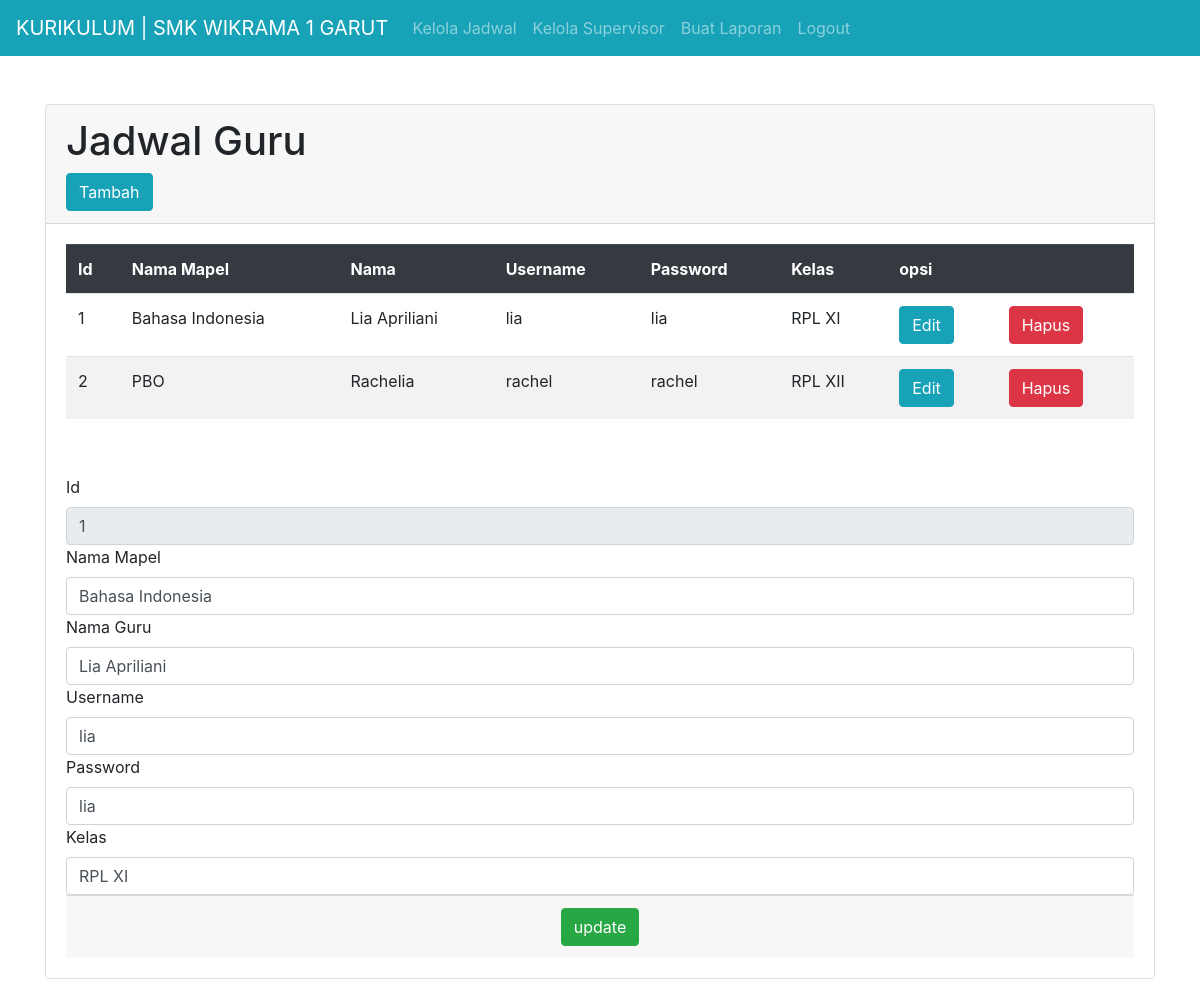
/kurikulum/jadwal.php?edit=1 (signed in), run on the app's committed database.
### tables this page shows
CREATE TABLE `jadwal` (
  `id` int(11) NOT NULL,
  `nama_mapel` varchar(60) NOT NULL,
  `nama` varchar(60) NOT NULL,
  `username` varchar(60) NOT NULL,
  `password` varchar(60) NOT NULL,
  `kelas` varchar(60) NOT NULL
);

### library/controller.php (called while the page is built, shortened)
<?php
class controller{
   protected $con;
   public function __construct($localhost,$username,$password,$database)
   {
      $this->con = mysqli_connect($localhost,$username,$password,$database);
   }
   public function select($table)
   {
      $sql = "SELECT * FROM $table";
      $query = mysqli_query($this->con,$sql);
      return $query;
   }
   public function edit($table,$field,$where)
   {
      $sql = "SELECT * FROM $table WHERE $field='$where'";
      $query = mysqli_query($this->con,$sql);
      $result  = mysqli_fetch_array($query);
      return $result;
   }
}
?>

### kurikulum/jadwal.php (the view, shortened to what this page needs)
<?php
  require '../library/controller.php';
  if(@$_SESSION['kurikulum'] === "login"){
?>
<!DOCTYPE html>
<html>
<head>
	<link rel="stylesheet" type="text/css" href="../asset/css/bootstrap.css">
</head>
<body>
	<nav class="navbar navbar-expand-lg navbar-dark bg-info">
		<a class="navbar-brand" href="index.php">KURIKULUM | SMK WIKRAMA 1 GARUT</a>
		<div class="collapse navbar-collapse" id="navbarSupportedContent">
			<ul class="navbar-nav mr-auto">
				<li class="nav-item"><a class="nav-link" href="jadwal.php">Kelola Jadwal</a></li>
          <li class="nav-item"><a class="nav-link" href="super.php">Kelola Supervisor</a></li>
          <li class="nav-item"><a class="nav-link" href="laporan.php">Buat Laporan</a></li>
          <li class="nav-item"><a class="nav-link" onclick="return confirm('Anda Yakin?')" href="logout.php">Logout</a></li>
        </ul>
		</div>
	</nav>
	<div class="container">
		<div class="card" style="margin : 3rem auto 8.1rem auto !important">
      <div class="card-header">
        <h1>Jadwal Guru</h1>
      <a href="?tambah"><input type="button" value="Tambah" class="btn btn-info"></a>
      </div>
      <div class="card-body">
        <table class="table table-striped">
          <tr class="thead-dark">
            <th>Id</th>
            <th>Nama Mapel</th>
            <th>Nama</th>
            <th>Username</th>
            <th>Password</th>
            <th>Kelas</th>
            <th colspan="2">opsi</th>
          </tr>
          <?php
            $jadwal = new controller("localhost","root","","supervisor");
            $result = $jadwal->select("jadwal");
            foreach($result as $key){
          ?>
          <tr>
            <td><?php echo $key['id'] ?></td>
            <td><?php echo $key['nama_mapel']?></td>
            <td><?php echo $key['nama'] ?></td>
            <td><?php echo $key['username']?></td>
            <td><?php echo $key['password']?></td>
            <td><?php echo $key['kelas'] ?></td>
            <td><a href="?edit=<?php echo $key['id'] ?>"><input type="button" class="btn btn-info" value="Edit" name=""></a></td>
            <td><a href="?hapus=<?php echo $key['id'] ?>"><input type="button" class="btn btn-danger" value="Hapus" name=""></a></td>
          </tr>
          <?php
            }
          ?>
        </table>
      </div>
          <?php
            if(isset($_GET['edit'])){
            $edit = new controller("localhost","root","","supervisor");
            $key = $edit->edit("jadwal","id",$_GET['edit']);
          ?>
        <div class="card-body">
            <form action="?update" method="post">
            <label for="id">Id</label>
            <input type="text" readonly name="id" value="<?php echo $key['id'] ?>" class="form-control">
            <label for="nama_mapel">Nama Mapel</label>
            <input type="text" name="nama_mapel" value="<?php echo $key['nama_mapel'] ?>" class="form-control">
            <label for="guru">Nama Guru</label>
            <input type="text" name="guru" value="<?php echo $key['nama'] ?>" class="form-control">
            <label for="guru">Username</label>
            <input type="text" name="username" value="<?php echo $key['username'] ?>" class="form-control">
            <label for="">Password</label>
            <input type="text" value="<?php echo $key['password'] ?>" name="password" class="form-control">
            <label for="kelas">Kelas</label>
            <input type="text" name="kelas" value="<?php echo $key['kelas'] ?>" class="form-control">
        <div>
        <div class="card-footer">
            <center><input type="submit" value="update" class="btn btn-success"></center>
        </div>
        </form>
            <?php } ?>
      </div>
	</div>
</body>
</html>
<?php
  }else{
    echo "<script>alert('Login dahulu');document.location.href='../index.php'</script>";
  }
?>

### data on the page
jadwal: id "1", nama_mapel "Bahasa Indonesia", nama "Lia Apriliani", username "lia", password "lia", kelas "RPL XI", guru "Lia Apriliani"
jadwal: id "2", nama_mapel "PBO", nama "Rachelia", username "rachel", password "rachel", kelas "RPL XII"
